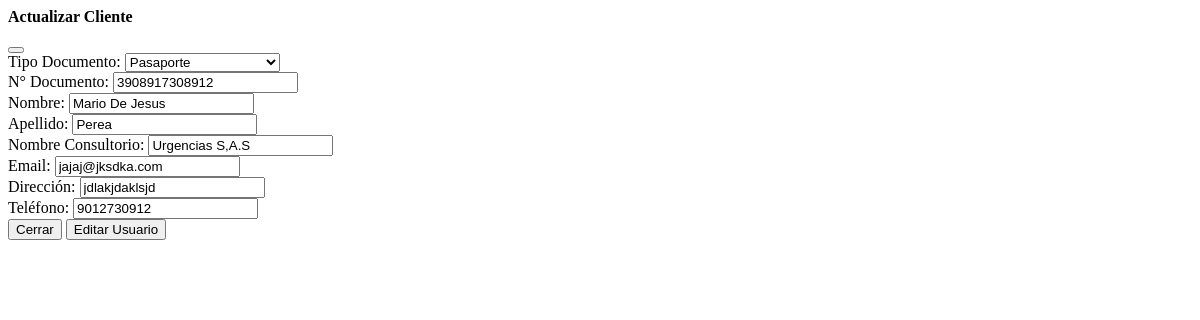
Page /client-update/4 on the earlier database version.
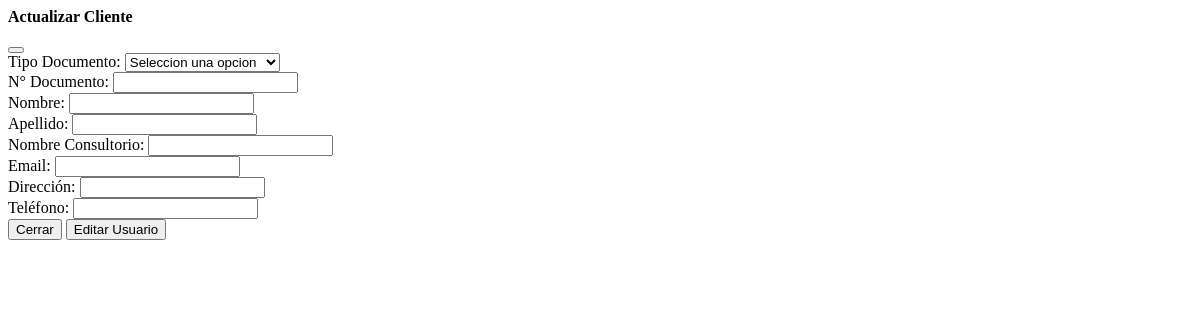
Same page on the later database version.
### apps/factura/models/client.py (models this page shows, shortened)
class Client(FacturaModel):
    TYPE_DOC = (
        ("CC", "Cédula de Ciudadanía"),
        ("TI", "Tarjeta de Identidad"),
        ("CE", "Cédula De Extranjería"),
        ("PS", "Pasaporte")
    )
    type_document   = models.CharField(max_length=20,
                                    choices=TYPE_DOC)
    num_doc         = models.CharField(max_length=20)
    first_name      = models.CharField(max_length=150)
    last_name       = models.CharField(max_length=150)
    email           = models.EmailField(max_length=150)
    direction       = models.CharField(max_length=150)
    phone           = models.CharField(max_length=150, null=True)
    name_consultory = models.CharField(max_length=150, null=True)
    class Meta:
        db_table            = 'client'
        verbose_name        = 'Cliente'
        verbose_name_plural = 'Clientes'

### apps/factura/views/clients.py (the view, shortened to what this page needs)
# urls.py: path('client-update/<int:pk>', ClientUpdateView.as_view(), name='update_client'),
class ClientUpdateView(View):
    template_name = "clients/edit_client.html"
    form_class = ClientForm
    def get(self, request, *args, **kwargs):
        type_doc = Client.TYPE_DOC
        client = self.get_object(kwargs.get('pk'))
        data = {
            'client': client,
            'type_doc': type_doc
        }
        return render(request, self.template_name, data)
    def get_object(self, pk):
        return Client.objects.filter(id=pk).first()

### templates/clients/edit_client.html (shortened to what this page needs)
<div class="modal-dialog modal-xl">
    <div class="modal-content">
    <div class="modal-header">
        <h4 class="modal-title" id="exampleModalLabel">Actualizar Cliente</h4>
        <button type="button" class="btn btn-secondary btn-sm" onclick="closeModalEdit()" aria-label="Close">
        </button>
    </div>
    <div class="modal-body">
        <form action="{% url 'factura:update_client' client.id  %}" method="POST" id="formClient">
            <div class="row mb-3">
                <div class="col-12 col-md-3">
                    <label for="recipient-name" class="col-form-label">Tipo Documento:</label>
                    <select name="type_document" class="form-control" id="">
                        <option value="" selected disabled>Seleccion una opcion</option>
                        {% for doc in type_doc %}
                            {% if doc.0 == client.type_document%}
                                <option value="{{ doc.0 }}" selected>{{ doc.1 }}</option>
                            {% endif %}
                        {% endfor %}
                    </select>
                </div>
                <div class="col-12 col-md-3">
                    <label for="recipient-name" class="col-form-label">N° Documento:</label>
                    <input type="text" name="num_doc" class="form-control" id="recipient-name" value="{{ client.num_doc }}" required>
                </div>
                <div class="col-12 col-md-3">
                    <label for="recipient-name" class="col-form-label">Nombre:</label>
                    <input type="text" name="first_name" class="form-control" id="recipient-name" value="{{ client.first_name }}" required>
                </div>
                <div class="col-12 col-md-3">
                    <label for="recipient-name" class="col-form-label">Apellido:</label>
                    <input type="text" name="last_name" class="form-control" id="recipient-name" value="{{ client.last_name }}" required>
                </div>
            </div>
            <div class="row mb-3">
                <div class="col-12 col-md-3">
                    <label for="recipient-name" class="col-form-label">Nombre Consultorio:</label>
                    <input type="text" name="name_consultory" class="form-control" id="recipient-name" value="{{ client.name_consultory }}" required>
                </div>
                <div class="col-12 col-md-3">
                    <label for="recipient-name" class="col-form-label">Email:</label>
                    <input type="text" name="email" class="form-control" id="recipient-name" value="{{ client.email }}" required>
                </div>
                <div class="col-12 col-md-3">
                    <label for="recipient-name" class="col-form-label">Dirección:</label>
                    <input type="text" name="direction" class="form-control" id="recipient-name" value="{{ client.direction }}" required>
                </div>
                <div class="col-12 col-md-3">
                    <label for="recipient-name" class="col-form-label">Teléfono:</label>
                    <input type="text" name="phone" class="form-control" id="recipient-name" value="{{ client.phone }}" required>
                </div>
            </div>
            <div class="modal-footer">
                <button type="button" class="btn btn-secondary" onclick="closeModalEdit()">Cerrar</button>
                <button type="button" class="btn btn-primary" onclick="updateClient({{ client.id }})">Editar Usuario</button>
            </div>
        </form>
    </div>
    </div>
</div>

Differences in the rows shown:
removed Client: type_document "Pasaporte", num_doc "3908917308912", first_name "Mario De Jesus", last_name "Perea", name_consultory "Urgencias S,A.S", email "jajaj@jksdka.com", direction "jdlakjdaklsjd", phone "9012730912"
Other differences:
form field type_document: (not shown) → "Seleccion una opcion"
